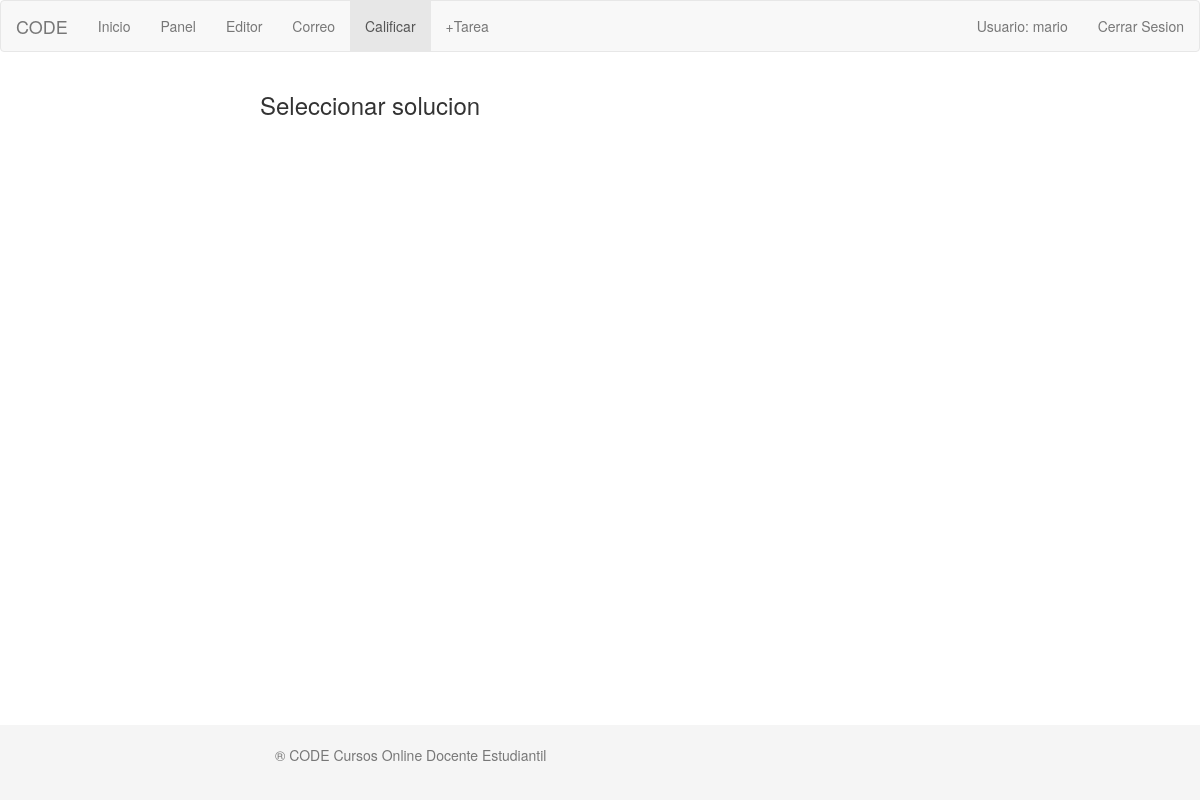
Before: /soluciones.php?id=10 (signed in) with the older database file.
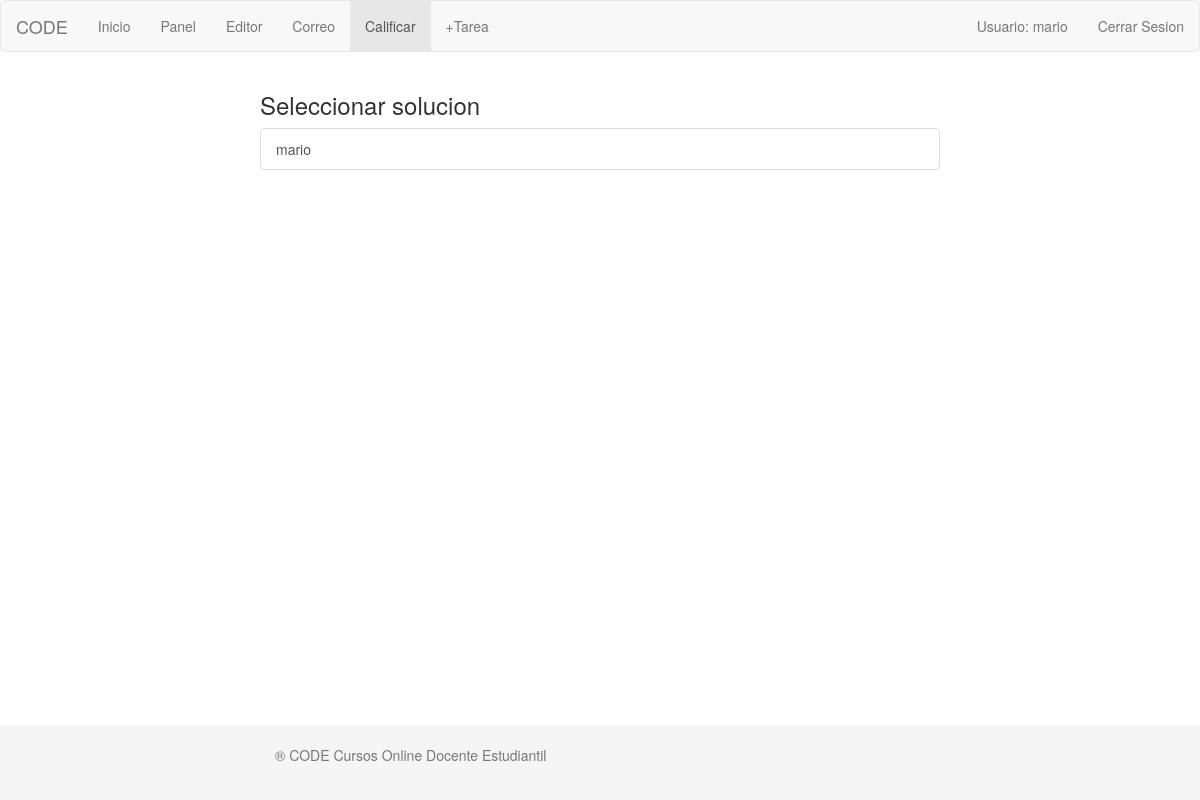
After: the same page with the newer database file.
### tables this page shows
CREATE TABLE `calificacion` (
  `id` int(11) NOT NULL,
  `id_usuario` varchar(255) NOT NULL,
  `nota` varchar(255) DEFAULT NULL,
  `id_ejercicio` varchar(255) DEFAULT NULL,
  `id_solucion` varchar(255) DEFAULT NULL
);

CREATE TABLE `usuario` (
  `id` int(11) NOT NULL,
  `nombre` varchar(255) NOT NULL,
  `apellido` varchar(255) DEFAULT NULL,
  `ci` varchar(255) NOT NULL,
  `rol` int(255) DEFAULT NULL
);

### modelo/Calificacion.php (called while the page is built, shortened)
<?php
require 'BDConeccion.php';
class Calificacion
{
 	public function listarCalificaciones($idTarea) {
 		$this->coneccion = new BDConeccion();
 		$this->coneccion->conectar();
 		$resultado = $this->coneccion->consulta("select c.id as id, u.nombre as nombre, c.id_solucion as id_solucion from calificacion as c, usuario as u where c.id_ejercicio = ".$idTarea.' AND c.id_usuario = u.id and nota = "-1"');
 		return $resultado;
 	}
}

### modelo/BDConeccion.php (called while the page is built, shortened)
<?php
class BDConeccion {
   private $conexion;
   public function conectar()
   {
      if(!isset($this->conexion))
      {
        $this->conexion = (mysql_connect("localhost","root","root")) or die(mysql_error());
      }
   }
     public function consulta($sql)
     {
        $resultado = mysql_query($sql,$this->conexion);
        return $resultado;
    }
}

### soluciones.php (the view, shortened to what this page needs)
<?php
if(isset($_SESSION['user'])){
$usuario = $_SESSION['user'];
}
else{
echo '<script>alert("Necesita iniciar sesion para acceder a esta pagina.");</script>';
echo '<script>window.location="index.php";</script>';
}
if(isset($_GET["id"])) {
        $id = $_GET["id"];
 }
?>
<!DOCTYPE html>
<html lang="">
	<head>
		<link rel="stylesheet" href="css/bootstrap.min.css">
		<link rel="stylesheet" type="text/css" href="css/styles.css?update=12102006">
	</head>
	<body>
		<nav role="navigation" class="navbar navbar-default">
			<div class="navbar-header">
				<a href="#" class="navbar-brand">CODE</a>
			</div>
			<div id="navbarCollapse" class="collapse navbar-collapse">
				<ul class="nav navbar-nav">
					<li><a href="index.php">Inicio</a></li>
					<li ><a href="docente.php">Panel</a></li>
					<li ><a href="editor.php">Editor</a></li>
					<li ><a href="correo.php">Correo</a></li>
					<li class="active"><a href="calificar.php">Calificar</a></li>
					<li ><a href="plusTarea.php">+Tarea</a></li>
				</ul>
				<ul class="nav navbar-nav navbar-right">
					<li><a  data-toggle="collapse" data-target="#collap_user" href="#">Usuario:
					<?php echo ''.$usuario.''?></a></li>
					<li><a href="cerrarSesion.php">Cerrar Sesion</a></li>
				</ul>
			</div>
		</nav>
		<div class="container">
			<div class="row">
				<h3>Seleccionar solucion</h3>
				<div class="list-group">
				  <?php
	                    require 'modelo/Calificacion.php';
	                    $calificacion = new Calificacion();
	                    $soluciones = $calificacion->listarCalificaciones($id);
	                ?>
	                <?php
	                    while ( $tarea = mysql_fetch_array($soluciones)) {
	                          echo "<a href='insertar_nota.php?id=".$tarea['id_solucion']."&id_tarea=".$id."&id_cal=".$tarea['id']."' class='list-group-item'> ". $tarea['nombre']."</a>";
	                    }
	                ?>
				</div>
			</div>
		</div>
		<footer class="footer">
			<div class="container">
				<p class="text-muted">® CODE Cursos Online Docente Estudiantil</p>
			</div>
		</footer>
	</body>
</html>

Changed rows visible on the page:
added calificacion: usuario.nombre "mario"
